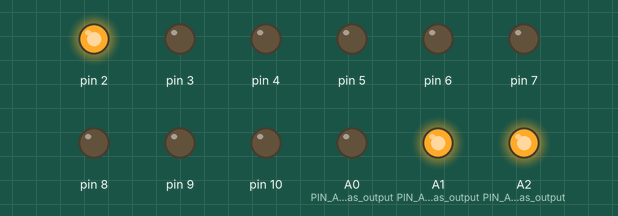
Simulated run of this sketch. Board: Arduino Uno, built with avr-gcc and run on an emulated ATmega328P. Shown: output pins drawn as LEDs (lit = HIGH).

Above: at 0.2 s.
At 2.2 s:
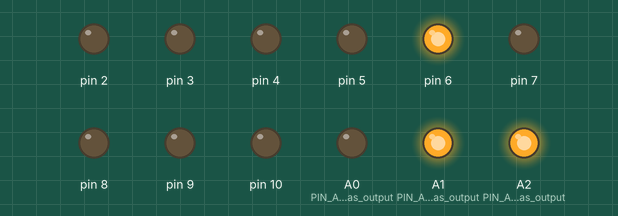
At 4.2 s:
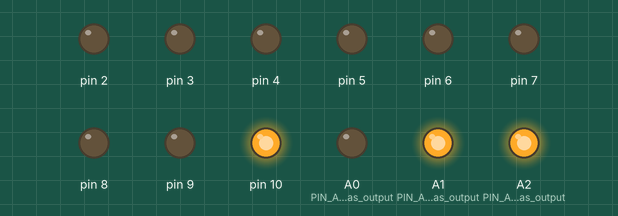
At 8.7 s:
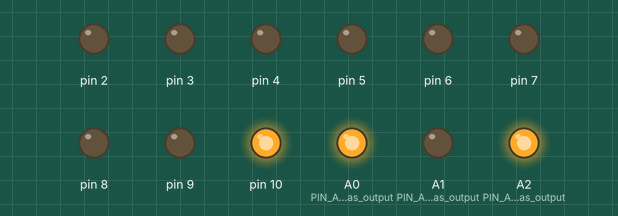
At 12.7 s:
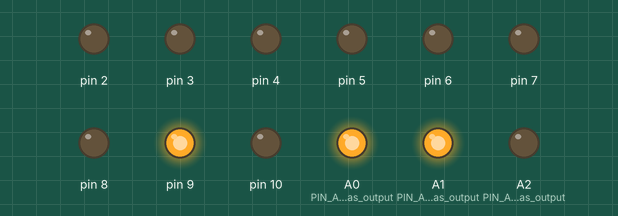
At 17.2 s:
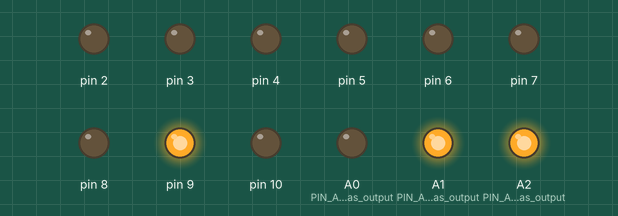
Timing chart, 0 to 17.6 s (numbered marks = the images above):
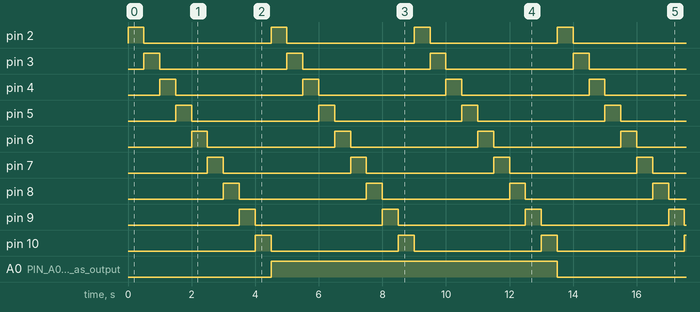

The sketch:

G12_LED_cube.ino
```cpp
// 3X3X3 LED Cube Test Code
/* To turn on a single LED i.e. LED in the first layer-1st column, we need to power the
  CP1 pin and ground the CN1.
  To turn on all LEDs we power all CP pins and ground all CN layers
*/
void setup() {
  for (int i = 2; i <= 10; i++) {
    pinMode(i, OUTPUT); // PINS 2-10 are set as output
  }
  pinMode(A0, OUTPUT); // PIN A0 set as output
  pinMode(A1, OUTPUT); // PIN A1 set as output
  pinMode(A2, OUTPUT); // PIN A2 set as output
}
void loop() {
  //Layer 1 test
  digitalWrite(A0, LOW); // layer 1 of cube is enabled
  digitalWrite(A1, HIGH); // layer 2 of cube is disabled
  digitalWrite(A2, HIGH); // layer 3 of cube is disabled
  for (int i = 2; i <= 10; i++) { // turn ON each LED one after another in layer1
    digitalWrite(i, HIGH);
    delay(500);
    digitalWrite(i, LOW);
  }
  //Layer 2 test
  digitalWrite(A0, HIGH); // layer 1 of cube is disabled
  digitalWrite(A1, LOW); // layer 2 of cube is enabled
  digitalWrite(A2, HIGH); // layer 3 of cube is disabled
  for (int i = 2; i <= 10; i++) { // turn ON each LED one after another in layer2
    digitalWrite(i, HIGH);
    delay(500);
    digitalWrite(i, LOW);
  }
  //Layer 3 test
  digitalWrite(A0, HIGH); // layer 1 of cube is disabled
  digitalWrite(A1, HIGH); // layer 2 of cube is disabled
  digitalWrite(A2, LOW); // layer 3 of cube is enabled
  for (int i = 2; i <= 10; i++) { // turn ON each LED one after another in layer3
    digitalWrite(i, HIGH);
    delay(500);
    digitalWrite(i, LOW);
  }
}
```

Measured:
- by itself, pin 2–10: alternates HIGH for 0.50 s and LOW for 4.0 s
- by itself, A0 (PIN_A0_set_as_output), A2 (PIN_A2_set_as_output): alternates HIGH for 9.0 s and LOW for 4.5 s
- by itself, A1 (PIN_A1_set_as_output): repeats every 13.5 s: LOW 4.5 s, HIGH 9.0 s
